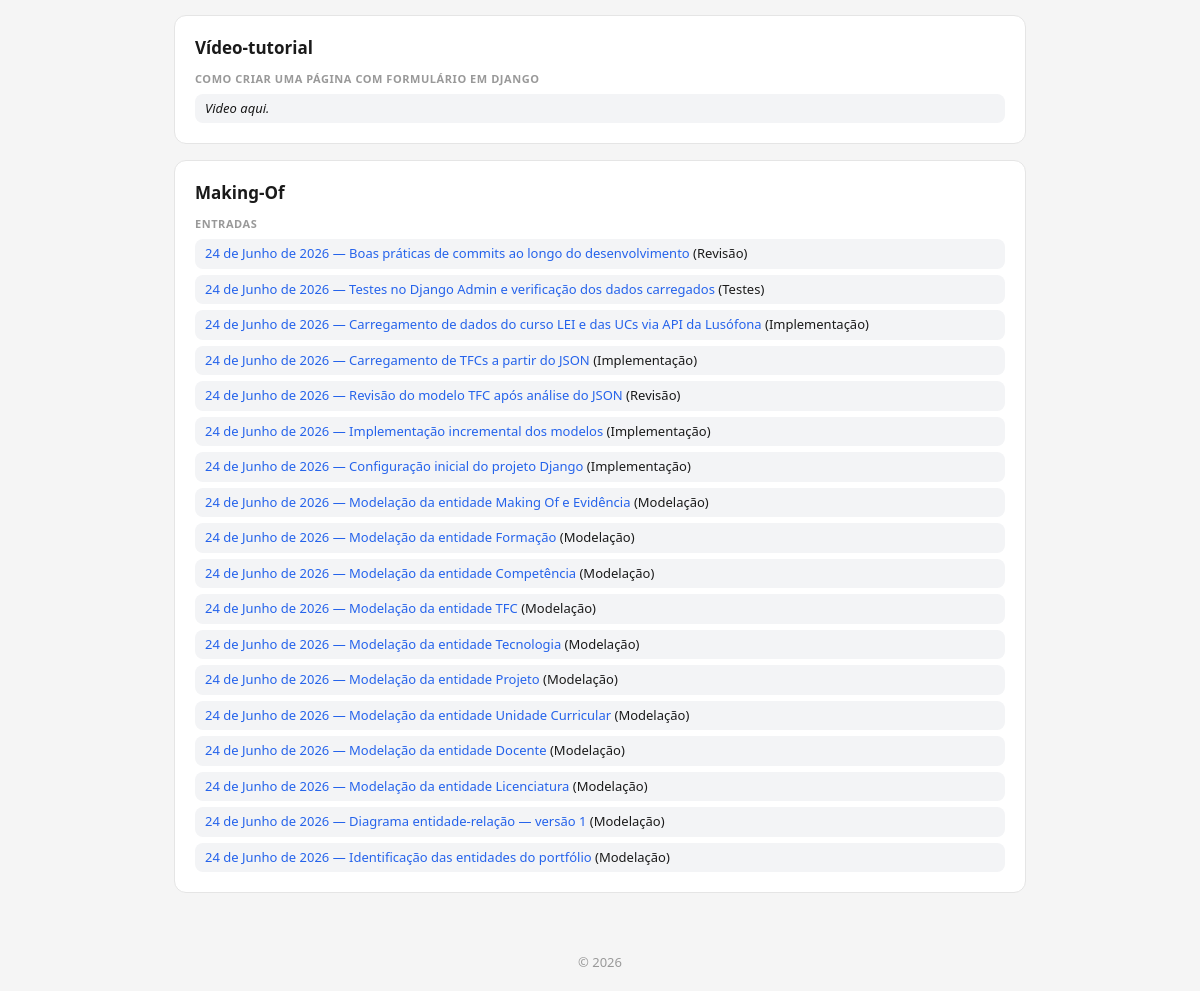
Page /portfolio/sobre/ (lower part) on the earlier database version.
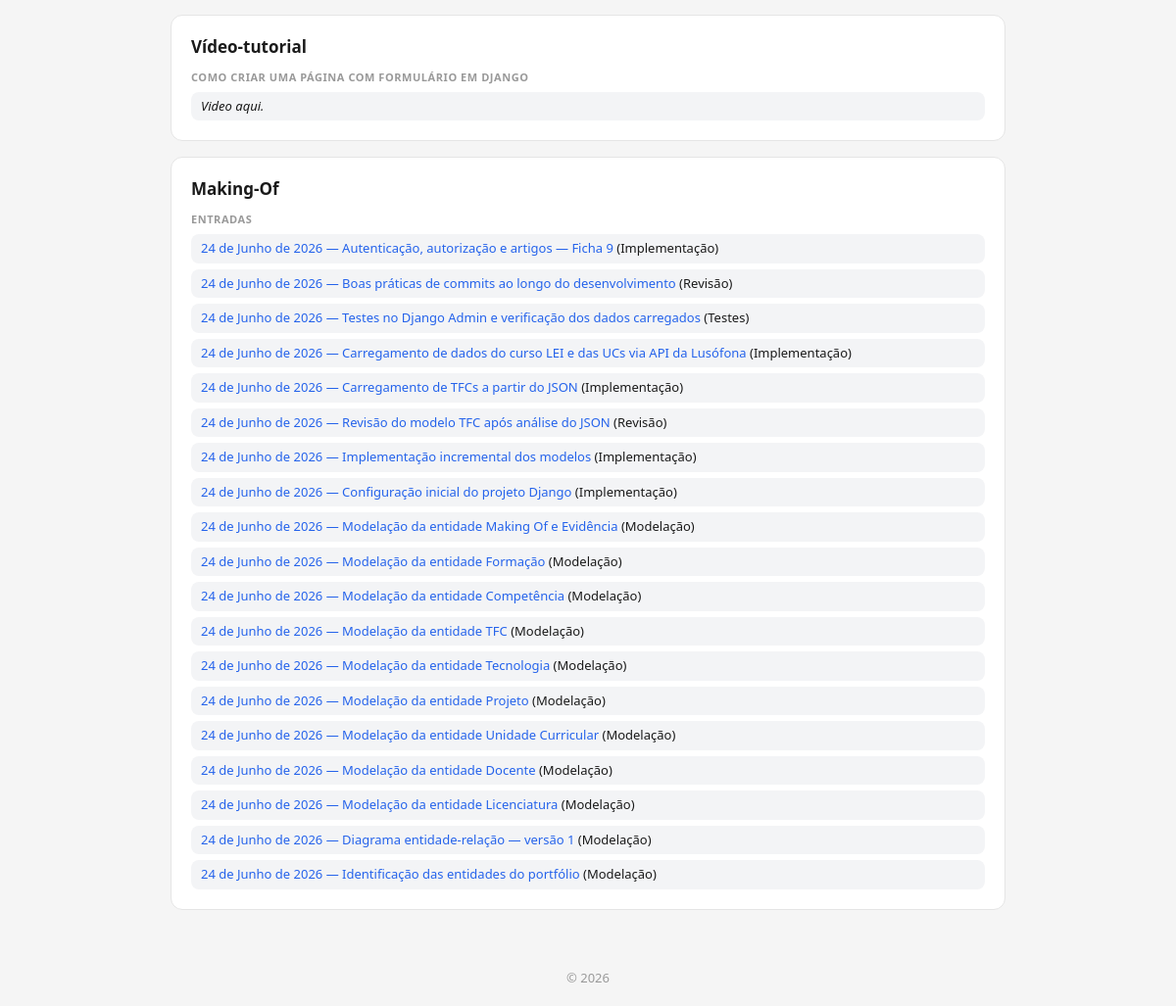
Same page on the later database version.
### portfolio/models.py (models this page shows, shortened)
class MakingOf(models.Model):
    class Fase(models.TextChoices):
        MODELO = "modelo", "Modelação"
        IMPLEMENTACAO = "implementacao", "Implementação"
        TESTE = "teste", "Testes"
        REVISAO = "revisao", "Revisão"
    titulo = models.CharField(max_length=150)
    data = models.DateField(auto_now_add=True)
    fase = models.CharField(max_length=20, choices=Fase.choices)
    descricao = models.TextField(verbose_name="trabalho realizado")
    decisoes = models.TextField(verbose_name="decisões e justificações")
    erros = models.TextField(blank=True)
    correcoes = models.TextField(blank=True, verbose_name="correções")
    uso_ia = models.TextField(
        blank=True,
        verbose_name="utilização de IA",
        help_text="Descrever como a IA contribuiu, ou não, para esta etapa.",
    )
    content_type = models.ForeignKey(
        ContentType,
        on_delete=models.SET_NULL,
        blank=True,
        null=True,
        limit_choices_to={"app_label": "portfolio"},
        verbose_name="tipo de entidade documentada",
    )
    object_id = models.PositiveBigIntegerField(
        blank=True,
        null=True,
        verbose_name="ID da entidade documentada",
    )
    entidade_documentada = GenericForeignKey("content_type", "object_id")
    class Meta:
        ordering = ["-data", "-id"]
        verbose_name = "entrada do Making Of"
        verbose_name_plural = "entradas do Making Of"

### portfolio/views.py (the view)
# urls.py: path('sobre/', views.sobre_view, name='sobre'),
def sobre_view(request):
    projeto_portfolio = Projeto.objects.prefetch_related('tecnologias__tipo').filter(titulo='Portfolio de Programação Web').first()
    makingof = MakingOf.objects.all()
    return render(request, 'portfolio/sobre.html', {'projeto': projeto_portfolio, 'makingof': makingof})

### accounts/context_processors.py (called while the page is built)
def is_gestor(request):
    authenticated = request.user.is_authenticated
    superuser = authenticated and request.user.is_superuser
    gestor = authenticated and (
        superuser or request.user.groups.filter(name='gestor-portfolio').exists()
    )
    autor = authenticated and (
        superuser or request.user.groups.filter(name='autores').exists()
    )
    return {'is_gestor': gestor, 'is_autor': autor}

### portfolio/models.py (called while the page is built)
    def __str__(self):
        return self.nome

### portfolio/templates/portfolio/sobre.html (shortened to what this page needs)
{% extends "portfolio/base.html" %}
{% block content %}
<section>
    <article>
        <header><h3>Vídeo-tutorial</h3></header>
        <section>
            <h4>Como criar uma página com formulário em Django</h4>
            <ul>
                <li>
                    <em>Video aqui.</em>
                </li>
            </ul>
        </section>
    </article>
    <article>
        <header><h3>Making-Of</h3></header>
        <section>
            <h4>Entradas</h4>
            <ul>
                {% for entrada in makingof %}
                <li>
                    <a href="{% url 'makingof_detalhe' entrada.id %}">
                        {{ entrada.data }} — {{ entrada.titulo }}
                    </a>
                    ({{ entrada.get_fase_display }})
                </li>
                {% empty %}
                <li>Sem entradas no Making-Of.</li>
                {% endfor %}
            </ul>
        </section>
    </article>
</section>
{% endblock %}

Differences in the rows shown:
added MakingOf: data "24 de Junho de 2026", titulo "Autenticação, autorização e artigos — Ficha 9", fase "Implementação"
